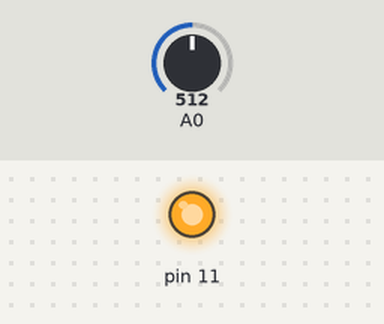
The sketch below on a simulated Arduino Uno, built with avr-gcc and run on an emulated ATmega328P. On the bench: output pins drawn as LEDs (lit = HIGH). The inputs (shaded band) are chosen by the test bench; at power-on: A0 = 512. What the sketch prints to the serial monitor is not drawn.

Above: at 0.1 s.
Timing chart, 0 to 1.6 s (numbered marks = the images above):
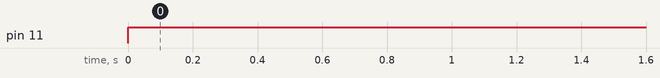

Measured:
- by itself, pin 11: LOW → HIGH at 0.00 s

The sketch:

Change_the_brightless_of_led_by_light.ino
```cpp
int val;
void setup() {
  // put your setup code here, to run once:
  Serial.begin(9600);
  pinMode(11, OUTPUT);
}

void loop() {
  // put your main code here, to run repeatedly:
  val = analogRead(A0);
  Serial.println(val);
  if (val<1034)
  {
    digitalWrite(11,HIGH);
  }
  else
  {
    digitalWrite(11,LOW);
  }
  delay(100);
}
```
